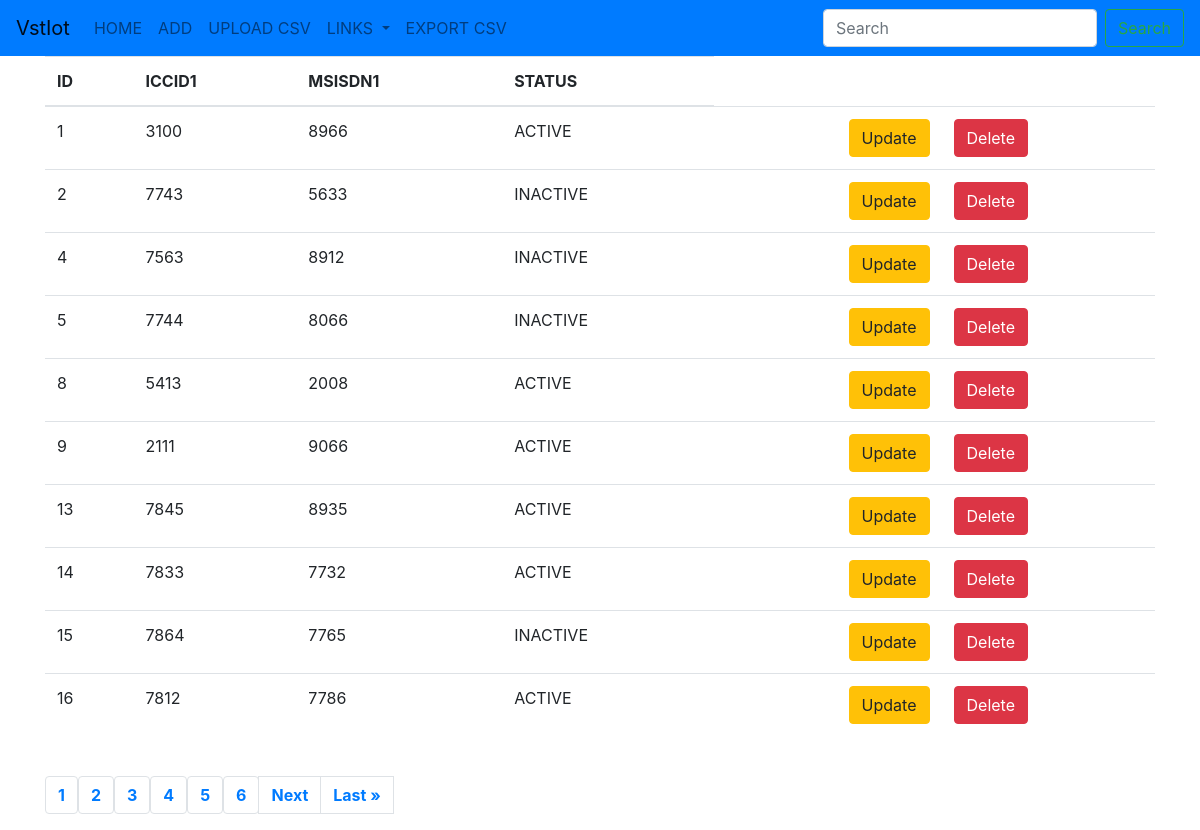
Page /branch2 on the committed database.
### vstiot/models.py (models this page shows)
class Branch1(models.Model):
    iccid1 = models.CharField(max_length=50,blank=False)
    msisdn1 = models.CharField(max_length=50,blank=False)
    choices = (
        ('ACTIVE','active'),
        ('INACTIVE','not active'),
    )
    status = models.CharField(max_length=50,blank=False,choices=choices,default='INACTIVE')

### vstiot/views.py (the view)
# urls.py: path('branch2',branch2,name='branch2'),
def branch2(request):
    branch1 = Branch1.objects.all()
    pagination = Paginator(Branch1.objects.all(), 10)
    pages = request.GET.get('page')
    br = pagination.get_page(pages)
    numbers = "z" * br.paginator.num_pages
    context = {'branch1':branch1, 'br':br, 'numbers':numbers}
    return render(request,'branch1.html',context)

### templates/branch1.html (shortened to what this page needs)
{% extends 'base2.html' %}
{% block body %}
<div class="container">
    <table class="table table-hover">
        <thead>
            <tr>
                <th>ID</th>
                <th>ICCID1</th>
                <th>MSISDN1</th>
                <th>STATUS</th>
            </tr>
        </thead>
        <tbody>
            {% for item in br %}
            <tr>
                <td>{{item.id}}</td>
                <td>{{item.iccid1}}</td>
                <td>{{item.msisdn1}}</td>
                <td>{{item.status}}</td>
                <td><a href="{% url 'update2branch2' item.id %}" class="btn btn-warning btn-md" id="update">Update</a></td>
                <td><a href="{% url 'delete2branch2' item.id %}" class="btn btn-danger btn-md" id="delete">Delete</a></td>
            </tr>
            {% endfor %}
        </tbody>
    </table>
    <br>
    <center>
        <nav aria-label="Page navigation example">
            <ul class="pagination">
                {% for i in numbers %}
                    <strong><li class="page-item"><a class="page-link" href="?page={{ forloop.counter }}">{{ forloop.counter }}</a></li></strong>
                {% endfor %}
                {% if br.has_next %}
                    <strong><li class="page-item"></li><a class="page-link" href="?page={{ br.next_page_number }}">Next</a></strong>
                    <strong><li class="page-item"></li><a class="page-link" href="?page={{ br.paginator.num_pages }}">Last &raquo;</a></strong>
                {% endif %}
            </ul>
        </nav>
    </center>
</div>
{% endblock %}

### templates/branch1.html (style rules this page uses)
#update { float: right; }

### rows in the picture
Branch1: id "1", iccid1 "3100", msisdn1 "8966", status "ACTIVE"
Branch1: id "2", iccid1 "7743", msisdn1 "5633", status "INACTIVE"
Branch1: id "4", iccid1 "7563", msisdn1 "8912", status "INACTIVE"
Branch1: id "5", iccid1 "7744", msisdn1 "8066", status "INACTIVE"
Branch1: id "8", iccid1 "5413", msisdn1 "2008", status "ACTIVE"
Branch1: id "9", iccid1 "2111", msisdn1 "9066", status "ACTIVE"
Branch1: id "13", iccid1 "7845", msisdn1 "8935", status "ACTIVE"
Branch1: id "14", iccid1 "7833", msisdn1 "7732", status "ACTIVE"
Branch1: id "15", iccid1 "7864", msisdn1 "7765", status "INACTIVE"
Branch1: id "16", iccid1 "7812", msisdn1 "7786", status "ACTIVE"
